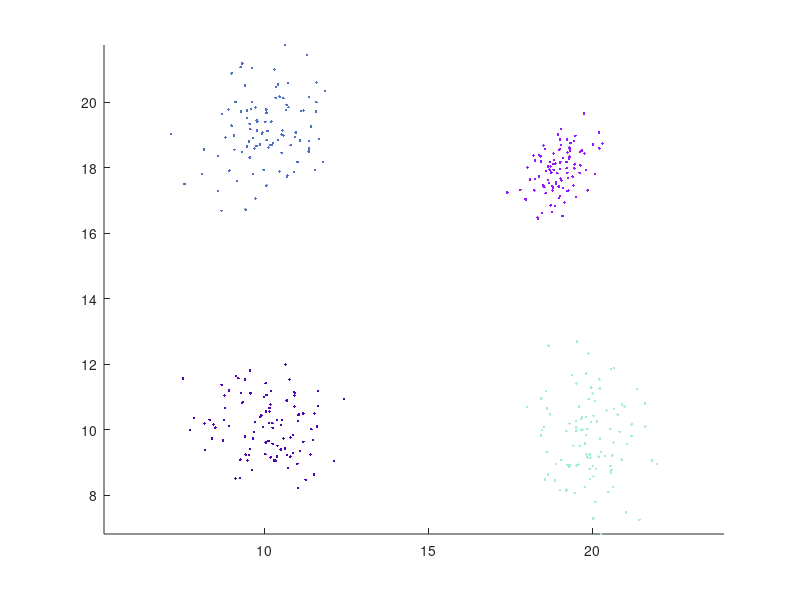

Recreate this plot in MATLAB.
% This file is for the first requirement of exercise 6.
N = 100;  % The number of data vectors

randn('seed',0)
m = [10 10; 20 10; 10 19; 19 18]; % The distribution means of the clusters
S(:,:,1)=eye(2);
S(:,:,2)=[1.0 .2; .2 1.5];
S(:,:,3)=[1.0 .4; .4 1.1];
S(:,:,4)=[.3 .2; .2 .5];
n_points=N*ones(1,4);
X=[];

figure(1), hold on
for i=1:4
    X=[X; mvnrnd(m(i,:),S(:,:,i),n_points(i))];
end
X=X';

for i=1:4 
    figure(1), plot(X(1,(i-1)*100+1:i*100),X(2,(i-1)*100+1:i*100),'.', 'Color', rand(1, 3))
end
figure(1), axis equal

